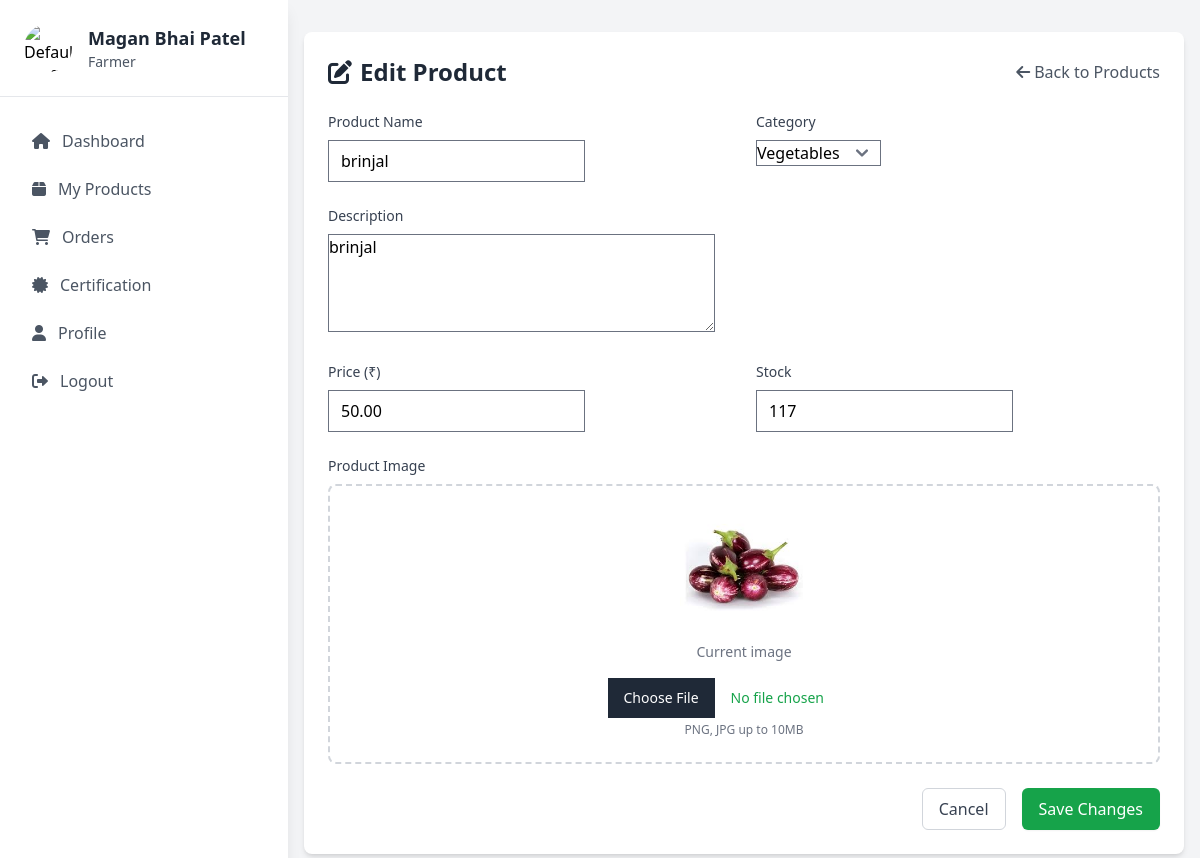
Page /products/edit/1/ (signed in) on the committed database.
### api/models.py (models this page shows, shortened)
class User(AbstractBaseUser, PermissionsMixin):
    ROLE_CHOICES = [
        ('Farmer', 'Farmer'),
        ('Customer', 'Customer'),
        ('Admin', 'Admin'),
        ('Verifier', 'Verifier'),
    ]
    user_id = models.AutoField(primary_key=True)
    full_name = models.CharField(max_length=100)
    email = models.EmailField(unique=True)
    phone_number = models.CharField(max_length=15)
    role = models.CharField(max_length=10, choices=ROLE_CHOICES, default='Customer')
    is_active = models.BooleanField(default=True)
    is_staff = models.BooleanField(default=False)
    objects = UserManager()
    USERNAME_FIELD = 'email'
    REQUIRED_FIELDS = ['full_name', 'phone_number']

class Product(models.Model):
    product_id = models.AutoField(primary_key=True)
    farmer = models.ForeignKey(FarmerProfile, on_delete=models.CASCADE)
    category = models.ForeignKey(Category, on_delete=models.CASCADE)
    product_name = models.CharField(max_length=100)
    description = models.TextField()
    price = models.DecimalField(max_digits=10, decimal_places=2)
    stock = models.PositiveIntegerField()
    image = models.ImageField(upload_to='products/')
    qr_code = models.ImageField(upload_to='qr_codes/', blank=True, null=True)
    created_at = models.DateTimeField(auto_now_add=True)

class Category(models.Model):
    category_id = models.AutoField(primary_key=True)
    category_name = models.CharField(max_length=100)
    description = models.TextField()
    def __str__(self):
        return self.category_name

### api/views.py (the view)
# urls.py: path('products/edit/<int:product_id>/', views.edit_product, name='edit_product'),
@login_required
def edit_product(request, product_id):
    if request.user.role != 'Farmer':
        messages.error(request, 'Only farmers can edit products.')
        return redirect('product_list')
    try:
        farmer_profile = FarmerProfile.objects.get(user=request.user)
        product = get_object_or_404(Product, product_id=product_id, farmer=farmer_profile)
    except FarmerProfile.DoesNotExist:
        messages.error(request, 'Product not found or you do not have permission to edit it.')
        return redirect('product_list')
    if request.method == "POST":
        form = ProductForm(request.POST, request.FILES, instance=product)
        if form.is_valid():
            try:
                product = form.save(commit=False)
                product.farmer = farmer_profile
                if 'image' in request.FILES:
                    product.image = request.FILES['image']
                product.save()
                messages.success(request, 'Product updated successfully!')
                return redirect('product_list')
            except Exception as e:
                messages.error(request, f'Error updating product: {str(e)}')
        else:
            messages.error(request, 'Please correct the errors below.')
    else:
        form = ProductForm(instance=product)
    context = {
        'form': form,
        'product': product,
        'farmer': farmer_profile,
        'categories': Category.objects.all(),
    }
    return render(request, 'edit_product.html', context)

### api/forms.py (shortened to what this page needs)
class ProductForm(forms.ModelForm):
    class Meta:
        model = Product
        fields = ['product_name', 'category', 'description', 'price', 'stock', 'image']
        widgets = {
            'product_name': forms.TextInput(attrs={'class': 'form-control'}),
            'category': forms.Select(attrs={'class': 'form-select'}),
            'description': forms.Textarea(attrs={'class': 'form-control', 'rows': 4}),
            'price': forms.NumberInput(attrs={'class': 'form-control', 'min': '0', 'step': '0.01'}),
            'stock': forms.NumberInput(attrs={'class': 'form-control', 'min': '0'}),
            'image': forms.FileInput(attrs={'class': 'form-control'}),
        }

### templates/edit_product.html (shortened to what this page needs)
{% extends 'farmer/farmer_base.html' %}
{% load static %}
{% block content %}
<div class="container mx-auto px-4 py-8">
    <div class="bg-white rounded-lg shadow-md p-6">
        <div class="flex items-center justify-between mb-6">
            <h1 class="text-2xl font-bold text-gray-800">
                <i class="fas fa-edit mr-2"></i>Edit Product
            </h1>
            <a href="{% url 'product_list' %}" class="text-gray-600 hover:text-gray-800">
                <i class="fas fa-arrow-left mr-1"></i>Back to Products
            </a>
        </div>
        <form method="post" enctype="multipart/form-data" class="space-y-6">
            <div class="grid grid-cols-1 md:grid-cols-2 gap-6">
                <div>
                    <label for="{{ form.product_name.id_for_label }}" class="block text-sm font-medium text-gray-700 mb-2">
                        Product Name
                    </label>
                    {{ form.product_name }}
                </div>
                <div>
                    <label for="{{ form.category.id_for_label }}" class="block text-sm font-medium text-gray-700 mb-2">
                        Category
                    </label>
                    {{ form.category }}
                </div>
            </div>
            <div>
                <label for="{{ form.description.id_for_label }}" class="block text-sm font-medium text-gray-700 mb-2">
                    Description
                </label>
                {{ form.description }}
            </div>
            <div class="grid grid-cols-1 md:grid-cols-2 gap-6">
                <div>
                    <label for="{{ form.price.id_for_label }}" class="block text-sm font-medium text-gray-700 mb-2">
                        Price (₹)
                    </label>
                    {{ form.price }}
                </div>
                <div>
                    <label for="{{ form.stock.id_for_label }}" class="block text-sm font-medium text-gray-700 mb-2">
                        Stock
                    </label>
                    {{ form.stock }}
                </div>
            </div>
            <div>
                <label for="{{ form.image.id_for_label }}" class="block text-sm font-medium text-gray-700 mb-2">
                    Product Image
                </label>
                <div class="mt-1 flex justify-center px-6 pt-5 pb-6 border-2 border-gray-300 border-dashed rounded-lg">
                    <div class="space-y-1 text-center">
                        {% if product.image %}
                        <div class="mb-4">
                            <img src="{{ product.image.url }}" alt="Current Image" class="mx-auto h-32 w-32 object-cover rounded-lg">
                            <p class="mt-2 text-sm text-gray-500">Current image</p>
                        </div>
                        {% endif %}
                        <div class="flex text-sm text-gray-600">
                            <label for="{{ form.image.id_for_label }}" class="relative cursor-pointer bg-white rounded-md font-medium text-green-600 hover:text-green-500 focus-within:outline-none focus-within:ring-2 focus-within:ring-offset-2 focus-within:ring-green-500">
                                {{ form.image }}
                            </label>
                        </div>
                        <p class="text-xs text-gray-500">PNG, JPG up to 10MB</p>
                    </div>
                </div>
            </div>
            <div class="flex justify-end space-x-4">
                <a href="{% url 'product_list' %}" class="px-4 py-2 border border-gray-300 rounded-md text-gray-700 bg-white hover:bg-gray-50">
                    Cancel
                </a>
                <button type="submit" class="px-4 py-2 border border-transparent rounded-md shadow-sm text-white bg-green-600 hover:bg-green-700 focus:outline-none focus:ring-2 focus:ring-offset-2 focus:ring-green-500">
                    Save Changes
                </button>
            </div>
        </form>
    </div>
</div>
{% endblock %}

### templates/farmer/sidebar.html
<!DOCTYPE html>
<html lang="en">
<head>
    <script src="https://cdn.tailwindcss.com"></script>
</head>
<body class="flex m-0 font-sans">
    <div class="fixed left-0 top-0 w-72 h-full bg-white shadow-lg">
        <div class="p-6 border-b">
            <div class="flex items-center">
                {% if user.farmer_profile.photo %}
                    <img src="{{ user.farmer_profile.photo.url }}" alt="Profile Photo" class="w-12 h-12 rounded-full object-cover">
                {% else %}
                    <img src="/media/profile_photos/default.jpg" alt="Default Profile" class="w-12 h-12 rounded-full object-cover">
                {% endif %}
                <div class="ml-4">
                    <h2 class="text-lg font-semibold text-gray-800">{{ user.full_name }}</h2>
                    <p class="text-sm text-gray-600">Farmer</p>
                </div>
            </div>
        </div>
        <nav class="p-6">
            <ul class="space-y-2">
                <li>
                    <a href="{% url 'farmer_dashboard' %}"
                       class="flex items-center p-2 rounded-lg {% if request.resolver_match.url_name == 'farmer_dashboard' %}bg-green-50 text-green-600{% else %}text-gray-600 hover:bg-gray-50{% endif %}">
                        <i class="fas fa-home mr-3"></i>
                        <span>Dashboard</span>
                    </a>
                </li>
                <li>
                    <a href="{% url 'product_list' %}"
                       class="flex items-center p-2 rounded-lg {% if request.resolver_match.url_name == 'product_list' %}bg-green-50 text-green-600{% else %}text-gray-600 hover:bg-gray-50{% endif %}">
                        <i class="fas fa-box mr-3"></i>
                        <span>My Products</span>
                    </a>
                </li>
                <li>
                    <a href="{% url 'farmer_orders' %}"
                       class="flex items-center p-2 rounded-lg {% if request.resolver_match.url_name == 'farmer_orders' %}bg-green-50 text-green-600{% else %}text-gray-600 hover:bg-gray-50{% endif %}">
                        <i class="fas fa-shopping-cart mr-3"></i>
                        <span>Orders</span>
                    </a>
                </li>
                <li>
                    <a href="{% url 'certification_request' %}"
                       class="flex items-center p-2 rounded-lg {% if request.resolver_match.url_name == 'certification_request' %}bg-green-50 text-green-600{% else %}text-gray-600 hover:bg-gray-50{% endif %}">
                        <i class="fas fa-certificate mr-3"></i>
                        <span>Certification</span>
                    </a>
                </li>
                <li>
                    <a href="{% url 'edit_farmer_profile' %}"
                       class="flex items-center p-2 rounded-lg {% if request.resolver_match.url_name == 'edit_farmer_profile' %}bg-green-50 text-green-600{% else %}text-gray-600 hover:bg-gray-50{% endif %}">
                        <i class="fas fa-user mr-3"></i>
                        <span>Profile</span>
                    </a>
                </li>
                <li>
                    <a href="{% url 'logout' %}"
                       class="flex items-center p-2 text-gray-600 hover:bg-gray-50 rounded-lg">
                        <i class="fas fa-sign-out-alt mr-3"></i>
                        <span>Logout</span>
                    </a>
                </li>
            </ul>
        </nav>
    </div>
</body>
</html>

### rows in the picture
User: full_name "Magan Bhai Patel"
Product: product_name "brinjal", description "brinjal", price "50.00", stock "117", image (picture)
Category: category "Vegetables"
